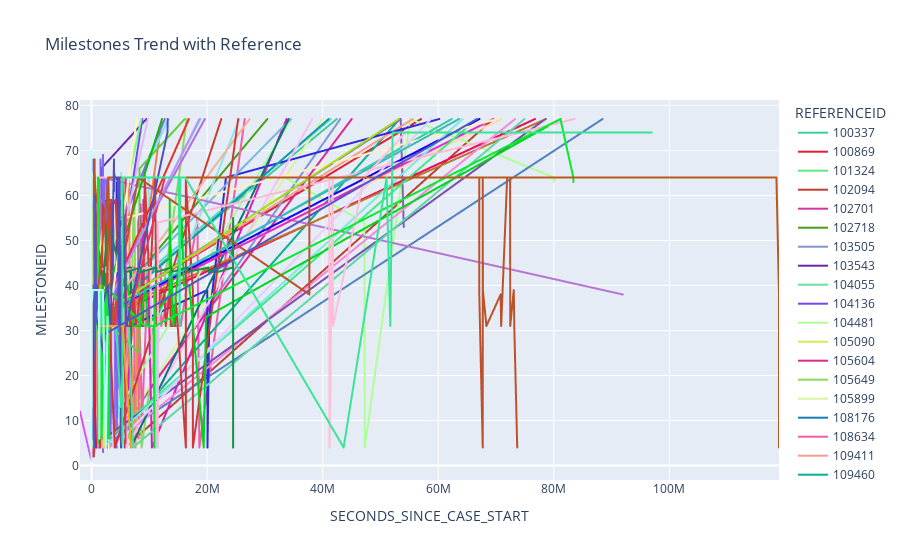

The notebook cell saved with this chart:
### Code cell
fig = px.line(ms_chunk, 
              x='SECONDS_SINCE_CASE_START', y='MILESTONEID', 
              color='REFERENCEID',
              line_group='REFERENCEID', 
              color_discrete_sequence=gen_colors(100),
              title='Milestones Trend with Reference'
             )
fig.show()
